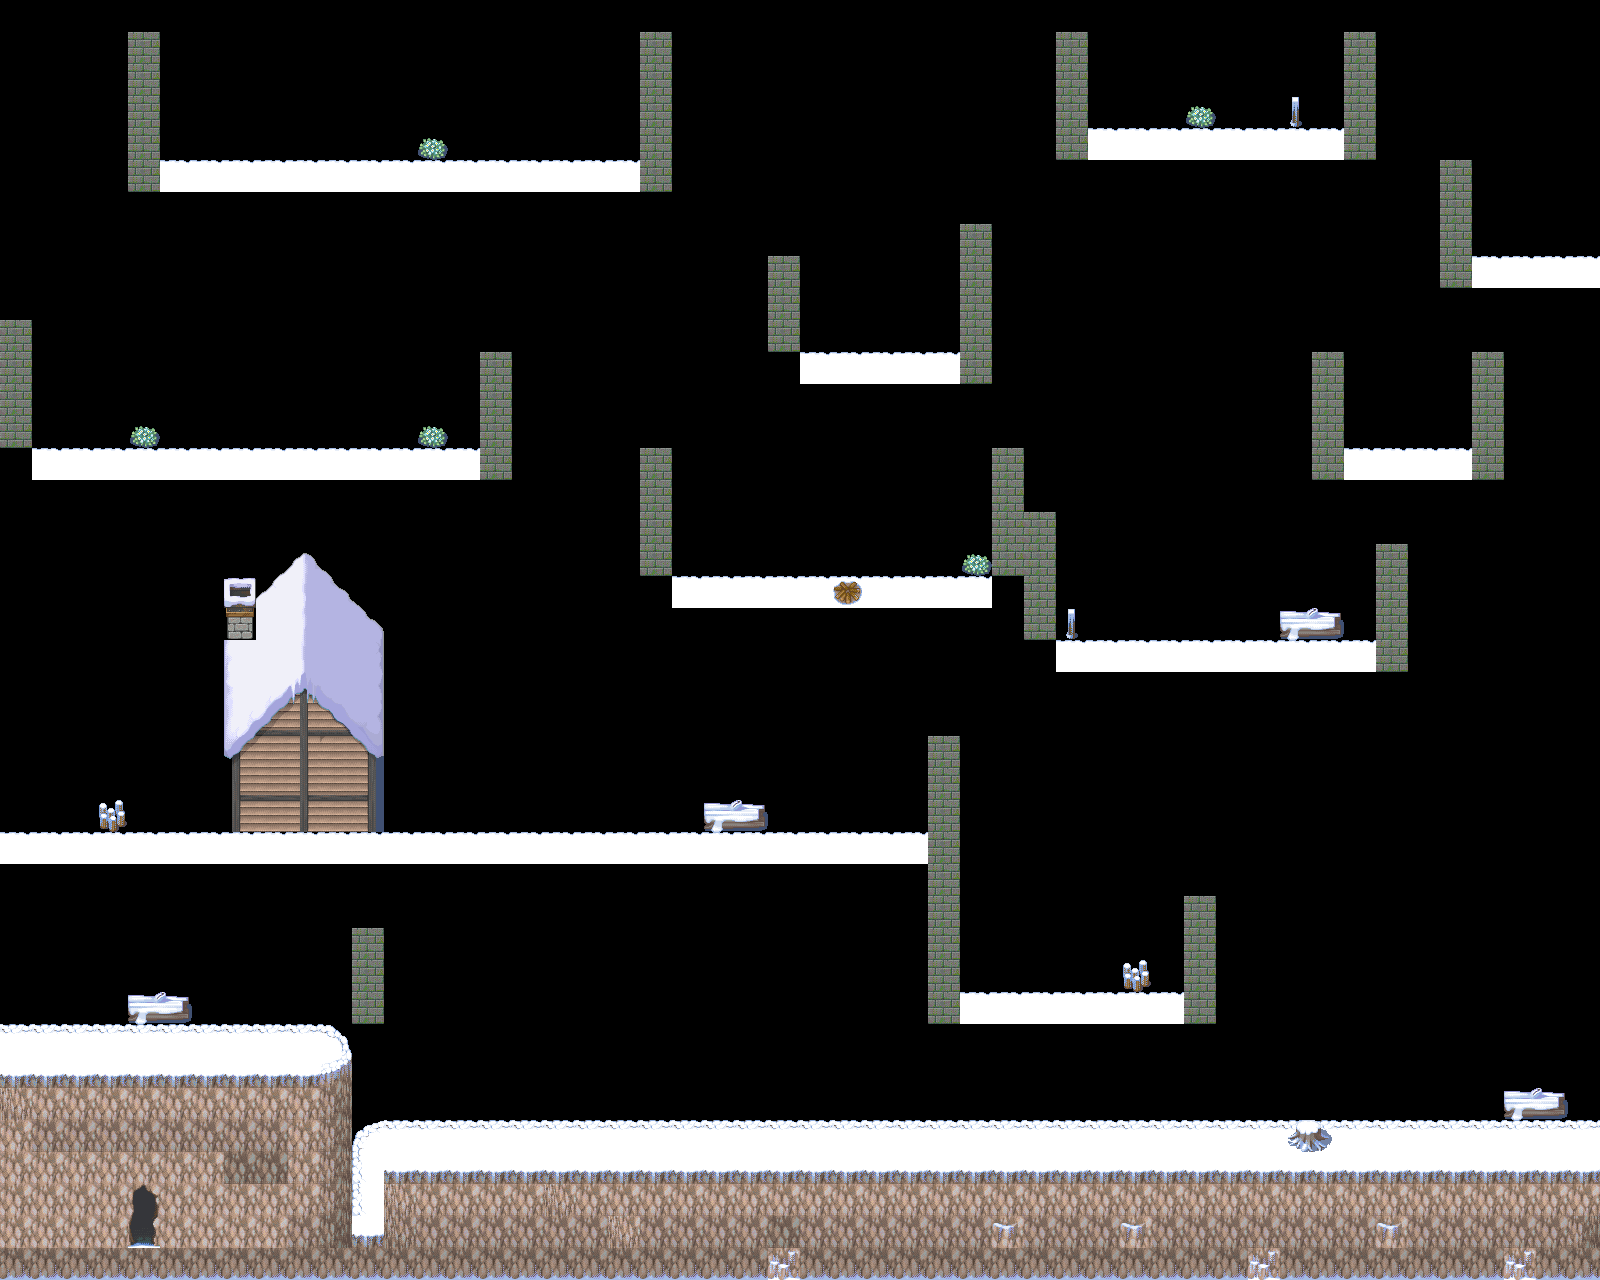

A 2D game scene composited from a Tiled map and its tileset images. What follows is a short description and the map's XML, with each tile layer's data collapsed to a summary:
An orthogonal 50x40 tile map with 32x32 px tiles, 5 tile layers (base, collide, layer, monsBound, ...) and 29 objects (29x monster).

<map version="1.0" orientation="orthogonal" renderorder="right-down" width="50" height="40" tilewidth="32" tileheight="32" nextobjectid="96">
 <tileset firstgid="1" name="outside" tilewidth="32" tileheight="32" tilecount="3880" columns="8">
  <image source="../tiles/outside.png" width="256" height="15520" />
 </tileset>
 <layer name="base" width="50" height="40">
  <data>[2000 cells, 283 non-empty, 19 distinct tile ids]</data>
 </layer>
 <layer name="collide" width="50" height="40">
  <data>[2000 cells, 106 non-empty, 1 distinct tile ids]</data>
 </layer>
 <layer name="layer" width="50" height="40">
  <data>[2000 cells, 20 non-empty, 8 distinct tile ids]</data>
 </layer>
 <layer name="monsBound" width="50" height="40">
  <data>[2000 cells, 78 non-empty, 1 distinct tile ids]</data>
 </layer>
 <layer name="top" width="50" height="40">
  <data>[2000 cells, 45 non-empty, 42 distinct tile ids]</data>
 </layer>
 <objectgroup name="monster1">
  <object id="54" name="monster" x="222" y="98" width="66" height="58">
   <ellipse />
  </object>
  <object id="68" name="monster" x="1139" y="61" width="66" height="58">
   <ellipse />
  </object>
  <object id="69" name="monster" x="1265" y="551" width="66" height="58">
   <ellipse />
  </object>
  <object id="70" name="monster" x="1379" y="1047" width="66" height="58">
   <ellipse />
  </object>
  <object id="71" name="monster" x="565" y="1059" width="66" height="58">
   <ellipse />
  </object>
  <object id="72" name="monster" x="569" y="715" width="66" height="58">
   <ellipse />
  </object>
  <object id="73" name="monster" x="65" y="735" width="66" height="58">
   <ellipse />
  </object>
  <object id="74" name="monster" x="205" y="383" width="66" height="58">
   <ellipse />
  </object>
  <object id="75" name="monster" x="699" y="505" width="66" height="58">
   <ellipse />
  </object>
  <object id="76" name="monster" x="871" y="285" width="66" height="58">
   <ellipse />
  </object>
  <object id="77" name="monster" x="1501" y="187" width="66" height="58">
   <ellipse />
  </object>
 </objectgroup>
 <objectgroup name="monster2">
  <object id="78" name="monster" x="465" y="73" width="66" height="58">
   <ellipse />
  </object>
  <object id="79" name="monster" x="377" y="363" width="66" height="58">
   <ellipse />
  </object>
  <object id="80" name="monster" x="423" y="715" width="66" height="58">
   <ellipse />
  </object>
  <object id="81" name="monster" x="817" y="733" width="66" height="58">
   <ellipse />
  </object>
  <object id="82" name="monster" x="811" y="1057" width="66" height="58">
   <ellipse />
  </object>
  <object id="83" name="monster" x="1135" y="1053" width="66" height="58">
   <ellipse />
  </object>
  <object id="84" name="monster" x="1043" y="921" width="66" height="58">
   <ellipse />
  </object>
  <object id="85" name="monster" x="1165" y="551" width="66" height="58">
   <ellipse />
  </object>
  <object id="86" name="monster" x="1375" y="359" width="66" height="58">
   <ellipse />
  </object>
  <object id="87" name="monster" x="161" y="927" width="66" height="58">
   <ellipse />
  </object>
 </objectgroup>
 <objectgroup name="monster3">
  <object id="88" name="monster" x="355" y="79" width="66" height="58">
   <ellipse />
  </object>
  <object id="89" name="monster" x="75" y="371" width="66" height="58">
   <ellipse />
  </object>
  <object id="90" name="monster" x="425" y="1039" width="66" height="58">
   <ellipse />
  </object>
  <object id="91" name="monster" x="965" y="1051" width="66" height="58">
   <ellipse />
  </object>
  <object id="92" name="monster" x="683" y="1057" width="66" height="58">
   <ellipse />
  </object>
  <object id="93" name="monster" x="871" y="507" width="66" height="58">
   <ellipse />
  </object>
  <object id="94" name="monster" x="1267" y="63" width="66" height="58">
   <ellipse />
  </object>
  <object id="95" name="monster" x="1277" y="1061" width="66" height="58">
   <ellipse />
  </object>
 </objectgroup>
</map>
